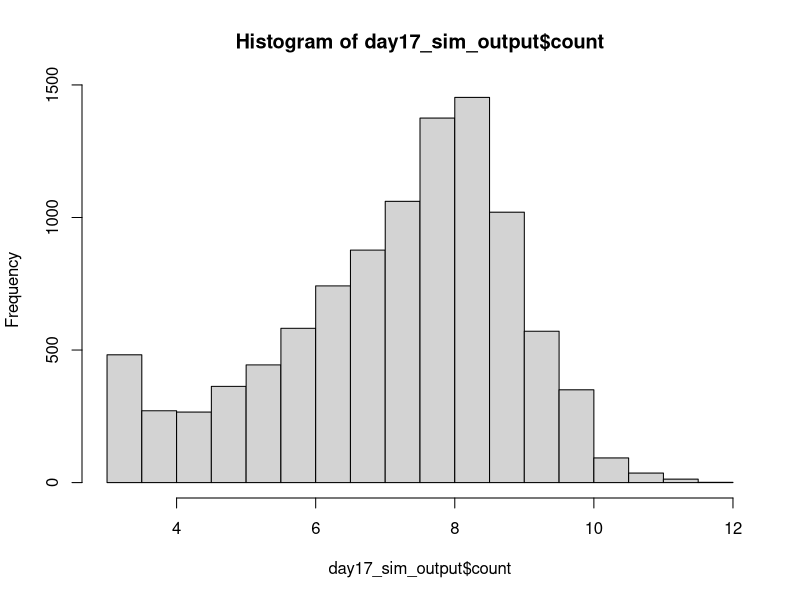
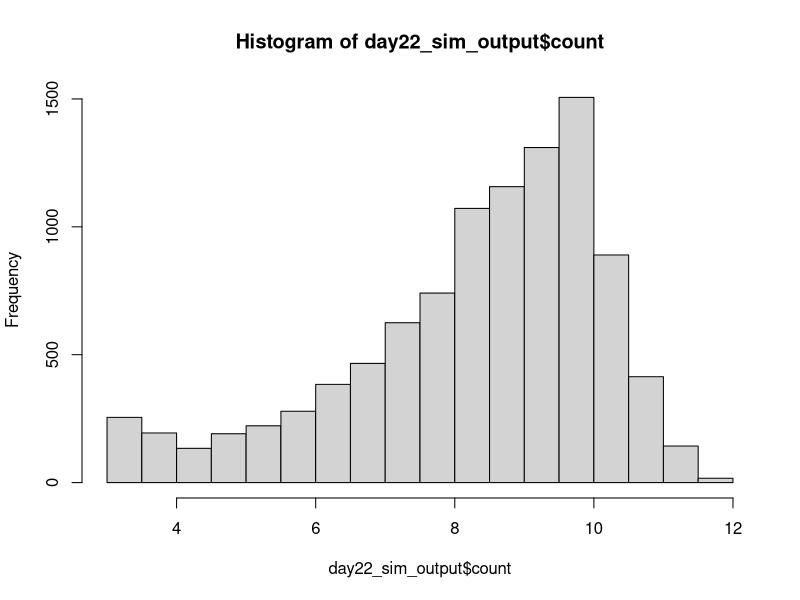

Recreate these plots in R, in order. (Note: this script raises an error after producing the figures.)
## ---------------------------Title---------------------------------------------
# CIDA Shelf Life Model

## ---------------------------Description---------------------------------------
# Project: CIDA Spinach 

# Description: 

## ---------------------------Packages------------------------------------------

#   Loading packages
library(dplyr); library(MASS); library(VGAM)

## ---------------------------Seed----------------------------------------------

#Set seed
set.seed(1)

## ---------------------------Inputs--------------------------------------------

#Load in data

strain_param <- read.csv("primary_model_parameters_strain_by_rep_2022_08_26.csv", header = TRUE)
apc_param <- read.csv("primary_model_parameters_apc_by_rep_2022_09_01.csv", header = TRUE)

mumax_secon <- read.csv("secondary_model_mumax_strain_by_rep_2022-09-01.csv", header = TRUE)
lag_secon <- read.csv("secondary_model_lag_strain_by_rep_2022_09_01.csv", header = TRUE)
lag_apc_secon <- read.csv("secondary_model_lag_apc_by_rep2022_09_01.csv", header = TRUE)

initial_count <- read.csv("initial_distribution_2022_08_24.csv", header = TRUE)
st_frequency <- read.csv("st_frequency_2022_05_18.csv", header = TRUE)

#Change strain parameters to lowercase 
strain_param$isolate <- tolower(strain_param$isolate)
apc_param$isolate <- tolower(apc_param$isolate)

mumax_secon$isolate <- tolower(mumax_secon$isolate)
lag_secon$isolate <- tolower(lag_secon$isolate)

#Initial Count Distribution: Log transforming initial count, and fitting a normal distribution to the data
initial_count_dist <- function(n){
  ans <- runif(n, min = initial_count$min, max = initial_count$max)
  return(ans)
}

#ST Distribution
isolates <- st_frequency$cida_isolates
st_prev <- st_frequency$frequency

st_dist <- function(n) {
ans <- sample(isolates, size = n, prob = st_prev, replace = T)
return(ans)
}

#Storage Temperature Distribution
temp_location <- 4
temp_shape <- 2.31

temp_dist <- function(n) {
  ans <- rlaplace(n, temp_location, temp_shape)
  for(i in 1:n)
  while (ans[i] < 0 | ans[i] > 10) {
    ans[i] <- rlaplace(1, temp_location, temp_shape)
  }
  return(ans)
}

#Primary Growth Models 


#Baranyi
baranyi <- function(day, log10n0, log10nmax, mumax, lag){
  log10n <- log10nmax + log10((-1 + exp(mumax * lag) + exp(mumax * day))/(exp(mumax * day) - 1 + exp(mumax * lag) * 10^(log10nmax - log10n0)))
}

#Baranyi without lag
baranyi_no_lag <- function(day, log10n0, log10nmax, mumax){
  log10n <- log10nmax - log10(1 + (10^(log10nmax - log10n0) - 1) * exp(-mumax * day))
}

#Buchanan
buchanan <- function(day, log10n0, log10nmax, mumax, lag){
  log10n <- log10n0 + (day >= lag) * (day <= (lag + (log10nmax - log10n0) * log(10) / mumax)) * mumax * (day - lag) / log(10) + (day >= lag) * (day>(lag + (log10nmax - log10n0) * log(10) / mumax)) * (log10nmax - log10n0)
}

#Buchanan without lag
buchanan_no_lag <- function(day, log10n0, log10nmax, mumax){
  log10n <- log10n0 + (day <= ((log10nmax - log10n0) * log(10) / mumax)) * mumax * day / log(10) + (day > ((log10nmax - log10n0) * log(10) / mumax)) * (log10nmax - log10n0)
}

#Gompertz
gompertz <- function(day, log10n0, log10nmax, mumax, lag){
  log10n <- log10n0 + (log10nmax - log10n0) * exp(-exp(mumax * exp(1) * (lag - day) / ((log10nmax - log10n0) * log(10)) + 1))
}


log10N_with_lag <- function(day, log10n0, log10nmax, mumax, lag, model) {
  ans <- numeric(length = length(day))
  for(i in seq_along(day)){
    if (model[i] == "baranyi") {
      ans[i] <- baranyi(day[i], log10n0[i], log10nmax[i], mumax[i], lag[i])
    }
    else if(model[i] == 'buchanan') {
      ans[i] <- buchanan(day[i], log10n0[i], log10nmax[i], mumax[i], lag[i])
    }
    else if(model[i] == "gompertz"){
      ans[i] <- gompertz(day[i], log10n0[i], log10nmax[i], mumax[i], lag[i])
    } 
    else{
      stop(paste0(model, " is not a valid model name. Must be one of Buchanan, Baranyi, Gompertz."))
    }
  }
  return(ans)
  
}

log10N_without_lag <- function(day, log10n0, log10nmax, mumax, model) {
  ans <- numeric(length = length(day))
  for(i in seq_along(day)){
    if (model[i] == "baranyi_no_lag") {
      ans[i] <- baranyi_no_lag(day[i], log10n0[i], log10nmax[i], mumax[i])
    }
    else if(model[i] == 'buchanan_no_lag') {
      ans[i] <- buchanan_no_lag(day[i], log10n0[i], log10nmax[i], mumax[i])
    }
    else{
      stop(paste0(model, " is not a valid model name. Must be one of Buchanan, Baranyi, Gompertz."))
    }
  }
  return(ans)
  
}

#Secondary model 

NewMu <- function(temp, b, temp_min) {
  sqrt_mu <- b*(temp - temp_min)
  ans <- sqrt_mu^2
  return(ans)
}

NewLag <- function(temp, b, temp_min) {
  sqrt_lag <- b*(temp - temp_min)
  ans <- sqrt_lag^2
  return(ans)
}

## ---------------------------Simulation Overview-------------------------------

n_packages <- 10000
n_sim <- n_packages
n_day <- 22

## ---------------Assigning Model Inputs----------------------------------------

#Assigning initial count, ST and temperature to each package
packages_sim <- data.frame(matrix(, nrow = n_sim, ncol = 9))
colnames(packages_sim) <- c("package", "initial_count", "storage_temp", "isolate", "isolate_rep", "model", "lag", "mu", "nmax")

packages_sim$package <- rep(1:n_packages)
packages_sim$initial_count <- initial_count_dist(n_sim)
packages_sim$storage_temp <- temp_dist(n_sim)
packages_sim$isolate <- st_dist(n_sim)
packages_sim$isolate_rep <- sample(1:3, n_sim, replace = TRUE)

#Assigning a growth model to each package. The selected model will be the best fitting model at 6˚C 
for(i in 1:n_sim){
  strain_index <- which(packages_sim$isolate[i] == strain_param$isolate & packages_sim$isolate_rep[i] == strain_param$rep & 6 == strain_param$temp)
  packages_sim$model[i] <- strain_param$model_type[strain_index]
}

#Assign lag to each package

for(i in 1:n_sim){
  rep <- packages_sim$isolate_rep[i]
  if(packages_sim$isolate[i] == "s12-0180"){
    rep <- sample(c(1, 3), 1, replace = TRUE)
  } else if (packages_sim$isolate[i] == "s12-0184"){
    rep <- 1
  } else if (packages_sim$isolate[i] == "s12-0132"){
    rep <- 3
  }  else {
    rep <- rep
  }
  apc_lag <- 0
  strain_index <- which(packages_sim$isolate[i] == lag_secon$isolate & rep == lag_secon$rep)
  strain_lag <- NewLag(packages_sim$storage_temp[i], lag_secon$b_mu[strain_index], lag_secon$temp_min_mu[strain_index])
  strain_lag <- ifelse(packages_sim$isolate[i] == "s12-0166", 0, strain_lag)
  packages_sim$lag[i] <- runif(n = 1, min = min(strain_lag, apc_lag), max = max(strain_lag, apc_lag))
  packages_sim$lag[i] <- packages_sim$lag[i]
}

packages_sim$lag <- ifelse(packages_sim$model %in% c("baranyi_no_lag", "buchanan_no_lag"), NA, packages_sim$lag)

#Assign mumax to each package
for(i in 1:n_sim){
  rep <- ifelse(packages_sim$isolate[i] == "s12-0141", 1, packages_sim$isolate_rep[i])
  strain_index <- which(packages_sim$isolate[i] == mumax_secon$isolate & rep == mumax_secon$rep)
  package_mu <- NewMu(packages_sim$storage_temp[i], mumax_secon$b_mu[strain_index], mumax_secon$temp_min_mu[strain_index])
  packages_sim$mu[i] <- package_mu
}

#Assign nmax to each package
for(i in 1:n_sim){
  rep <- packages_sim$isolate_rep[i]
strain_index <- which(packages_sim$isolate[i] == strain_param$isolate & rep == strain_param$rep & 6 == strain_param$temp)
apc_index <- which(packages_sim$isolate[i] == apc_param$isolate & rep == apc_param$rep & 6 == apc_param$temp)
strain_nmax <- strain_param$nmax[strain_index]
apc_nmax <- apc_param$nmax[strain_index]
packages_sim$nmax[i] <- runif(n = 1, strain_nmax, apc_nmax)
packages_sim$nmax[i] <- packages_sim$nmax[i]*1.2
}

## ----------------Assessing Growth Over Shelf Life-----------------------------

models_with_lag <- c("baranyi", "buchanan", "gompertz")

shelf_life_sim <- packages_sim[rep(seq_len(nrow(packages_sim)), each = 22), ]
rownames(shelf_life_sim) <- 1:nrow(shelf_life_sim)
shelf_life_sim["day"] <- rep(1:n_day, times = n_sim)
shelf_life_sim["count"] <- NA

shelf_life_sim[is.na(shelf_life_sim$lag), ] <- shelf_life_sim[is.na(shelf_life_sim$lag), ] %>% 
  mutate(count = log10N_without_lag(day, initial_count, nmax, mu, model))

shelf_life_sim[!is.na(shelf_life_sim$lag), ] <- shelf_life_sim[!is.na(shelf_life_sim$lag), ] %>% 
  mutate(count = log10N_with_lag(day, initial_count, nmax, mu, lag, model))

## --------------------------------Plotting Outcome-----------------------------

day17_sim_output <- shelf_life_sim %>%
  filter(day == 17)

h17 <- hist(day17_sim_output$count)
h17


day22_sim_output <- shelf_life_sim %>%
  filter(day == 22)

h22 <- hist(day22_sim_output$count)
h22

## --------------------------------Threshold------------------------------------

sa_temp <- shelf_life_sim %>%
  group_by(day) %>%
  summarise(prop_fail = sum(count > 7.6)/n_packages) %>%
  mutate(adj = 1.2) %>%
  mutate(param = "nmax")

## --------------------------------Export---------------------------------------

date <- Sys.Date()
date <- gsub("-", "_", date)
file_name <- paste0("output/sa_nmax_", date,".csv")
  
write.table(sa_temp, file_name, sep = ",", col.names = !file.exists(file_name), append = T, row.names = FALSE)
